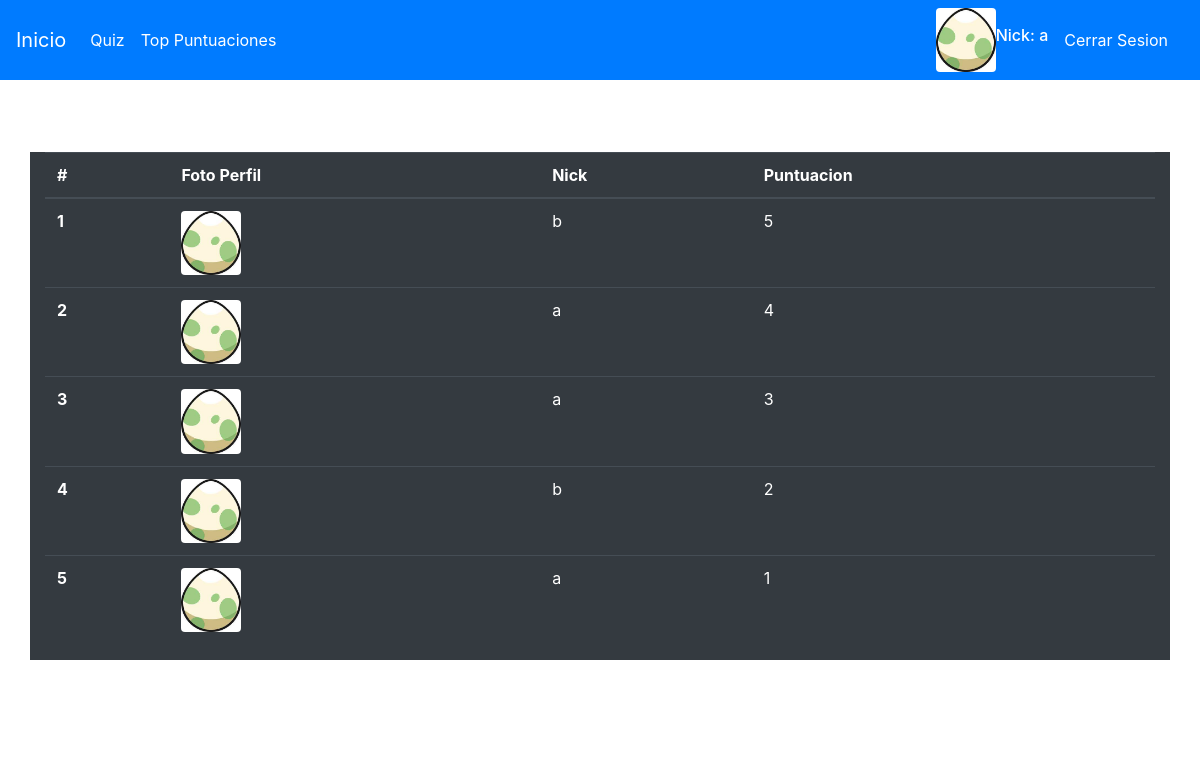
The page /puntuaciones.php (signed in) on the database its author committed.
### tables this page shows
CREATE TABLE users (
    id int NOT NULL AUTO_INCREMENT,
    nombre varchar(255),
    email varchar(50),
    password varchar(255),
    nick varchar(50),
    foto varchar(255),
    PRIMARY KEY (id)
);

CREATE TABLE puntuaciones (
    id int NOT NULL AUTO_INCREMENT,   
    nick varchar(255),
    puntuacion int,
    PRIMARY KEY (id)
);

### puntuaciones.php (the view, shortened to what this page needs)
<?php
   include("conn/header.php");
    $aux=0;
    $sql = "SELECT p.nick, p.puntuacion, u.foto FROM puntuaciones p, users u WHERE p.nick = u.nick ORDER BY puntuacion DESC;" ;
    $result = mysqli_query($con, $sql);
    if (mysqli_num_rows($result) > 0) {
        while($arr = mysqli_fetch_assoc($result)) {
            if($aux===0){
?>
   <br><br><br>
        <div class="container table-dark">
            <table class="table">
                <thead>
                    <tr>
                        <th scope="col" class="text-white">#</th>
                        <th scope="col" class="text-white">Foto Perfil</th>
                        <th scope="col" class="text-white">Nick</th>
                        <th scope="col" class="text-white">Puntuacion</th>
                    </tr>
                </thead>
                <tbody>
                    <tr>
                        <th scope="row" class="text-white">1</th>
                        <td class="text-white"> <img src="img/perfil/<?php echo $arr['foto'];?>" alt="fotoPerfil" class="rounded float-end" style="width: 5vw;"></td>
                        <td class="text-white"> <?php echo $arr['nick'] ?> </td>
                        <td class="text-white"><?php echo $arr['puntuacion'] ?></td>
                    </tr>
<?php
        }else if($aux===1){
?>
                    <tr>
                        <th scope="row" class="text-white">2</th>
                        <td class="text-white"> <img src="img/perfil/<?php echo $arr['foto'];?>" alt="fotoPerfil" class="rounded float-end" style="width: 5vw;"> </td>
                        <td class="text-white"> <?php echo $arr['nick'] ?> </td>
                        <td class="text-white"><?php echo $arr['puntuacion'] ?></td>
                    </tr>
<?php
        }else if($aux===2){
?>
                    <tr>
                        <th scope="row" class="text-white">3</th>
                        <td class="text-white"> <img src="img/perfil/<?php echo $arr['foto'];?>" alt="<?php echo $arr['foto'];?>" class="rounded float-end" style="width: 5vw;"> </td>
                        <td class="text-white"> <?php echo $arr['nick'] ?> </td>
                        <td class="text-white"><?php echo $arr['puntuacion'] ?></td>
                    </tr>
<?php
        }else if($aux===3){
?>
                    <tr>
                        <th scope="row" class="text-white">4</th>
                        <td class="text-white"> <img src="img/perfil/<?php echo $arr['foto'];?>" alt="fotoPerfil" class="rounded float-end" style="width: 5vw;"> </td>
                        <td class="text-white"> <?php echo $arr['nick'] ?> </td>
                        <td class="text-white"><?php echo $arr['puntuacion'] ?></td>
                    </tr>
<?php
        }else if($aux===4){
?>
                    <tr>
                        <th scope="row" class="text-white">5</th>
                        <td class="text-white"> <img src="img/perfil/<?php echo $arr['foto'];?>" alt="fotoPerfil" class="rounded float-end" style="width: 5vw;"> </td>
                        <td class="text-white"> <?php echo $arr['nick'] ?> </td>
                        <td class="text-white"><?php echo $arr['puntuacion'] ?></td>
                    </tr>
                </tbody>
            </table>
<?php
    }
    $aux++;
        }
    }
?>
            <footer>
                <h5 class="text-center"> &copy2022  quiz</h5>
            </footer>
        </div>
    </body>
</html>

### conn/header.php (shortened to what this page needs)
<?php
require 'connection.php';
if(isset($_SESSION['email'])) {
    $userEmail = $_SESSION['email'];
    $consulta =
            " SELECT `nick`, `foto`" .
            " FROM `users`" .
            " WHERE `email` = '$userEmail'";
    $result = mysqli_query($con, $consulta);
    $row = mysqli_fetch_array($result);
            $userNick = $row['nick'];
            $userFotoLink = $row['foto'];
}
else {
    header("Location: http://localhost/quizPrueba/login.php");
}
?>
<!doctype html>
<html lang="en">
  <head>
    <link rel="stylesheet" href="https://stackpath.bootstrapcdn.com/bootstrap/4.3.1/css/bootstrap.min.css">
    <link rel="stylesheet" media="screen" href="estilo/stilo.css">
  </head>
  <body>
    <nav class="navbar navbar-expand-lg navbar-light bg-primary">
    <a class="navbar-brand text-white" href="http://localhost/quizPrueba/inicio.php">Inicio</a>
    <div class="collapse navbar-collapse" id="navbarText">
        <ul class="navbar-nav mr-auto">
            <li class="nav-item active">
                <a class="nav-link text-white" href="http://localhost/quizPrueba/home.php">Quiz <span class="sr-only">(current)</span></a>
            </li>
            <li class="nav-item">
                <a class="nav-link text-white" href="http://localhost/quizPrueba/puntuaciones.php"> Top Puntuaciones</a>
            </li>
        </ul>
        <img src="img/perfil/<?php echo $userFotoLink;?>" alt="fotoPerfil" class="rounded float-end" style="width: 5vw;">
        <span class="navbar-text" >
            <h6 class="text-white">Nick: <?php echo $userNick;?></h6>
        </span>
        <span class="navbar-text ">
            <a class="nav-link text-white" href="logout.php">Cerrar Sesion</a>
        </span>
    </div>
    </nav>

### estilo/stilo.css (style rules this page uses)
.container { display: flex; flex-direction: column; justify-content: center; align-items: center; }
footer { position: absolute; top:90%; justify-content: center; left:47%; }

### rows shown on the page
users: foto (picture), nick "a"
puntuaciones: users.foto (picture), nick "b", puntuacion "5"
puntuaciones: users.foto (picture), nick "a", puntuacion "4"
puntuaciones: users.foto (picture), nick "a", puntuacion "3"
puntuaciones: users.foto (picture), nick "b", puntuacion "2"
puntuaciones: users.foto (picture), nick "a", puntuacion "1"
